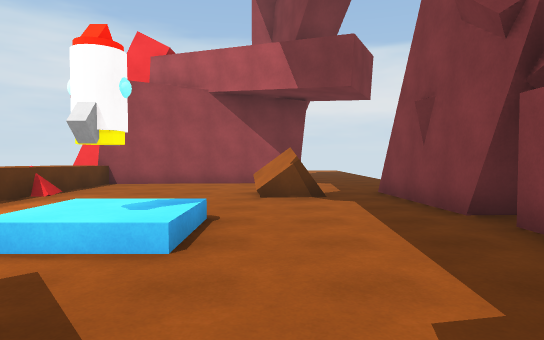
[1] (above)

19 first-person views from a walk through a 3-D level made in the Unity game engine. The camera is 1.4 m above the floor, tilts 2° down and sees 75° across. The floor is counted in squares, 2 m on a side. Each view is taken from the middle of a square. On the plan, view 1 faces up. The plan holds only what a view shows up to about 11 squares ahead; the rest is blank. The place goes on beyond the plan.

[2]
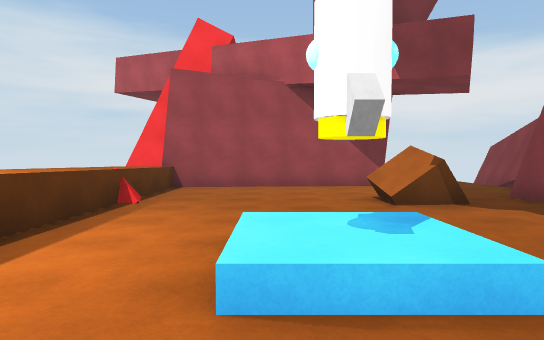

[3]
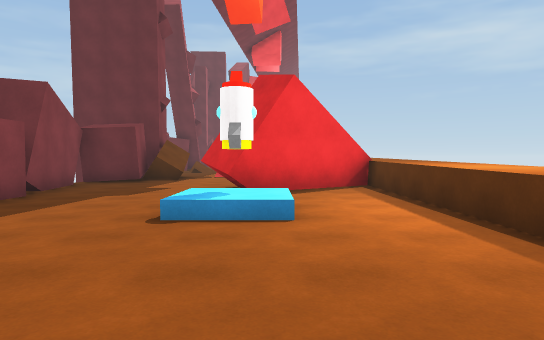

[4]
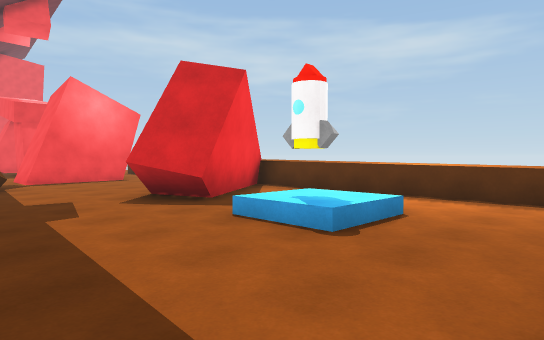

[5]
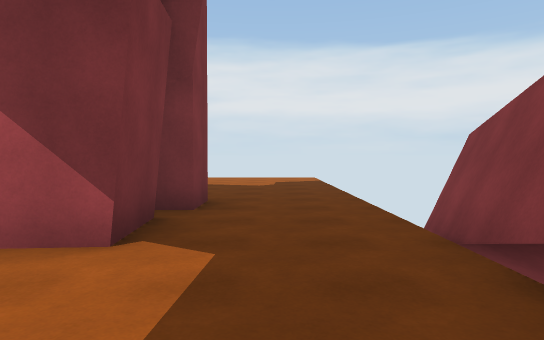

[6]
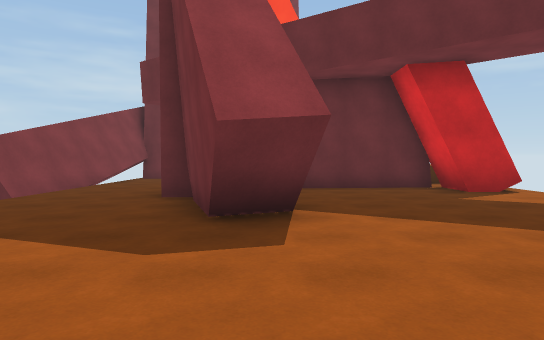

[7]
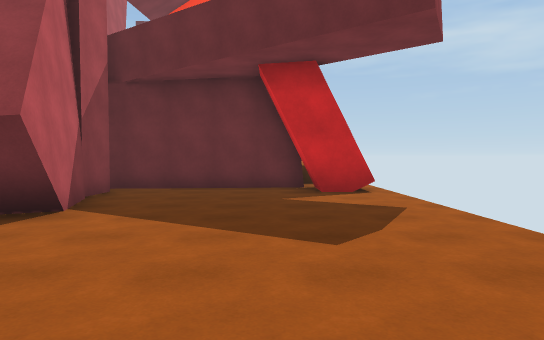

[8]
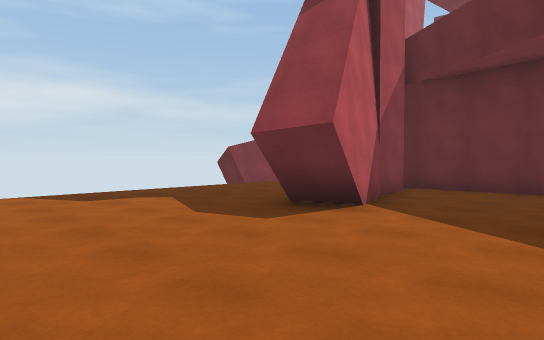

[9]
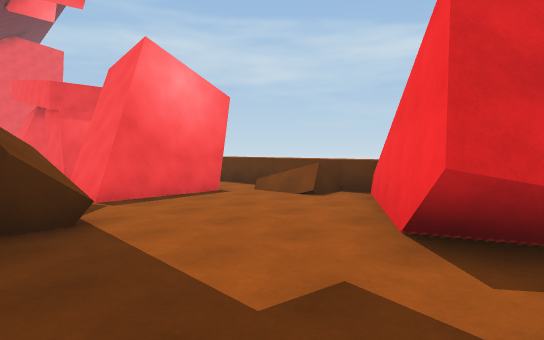

[10]
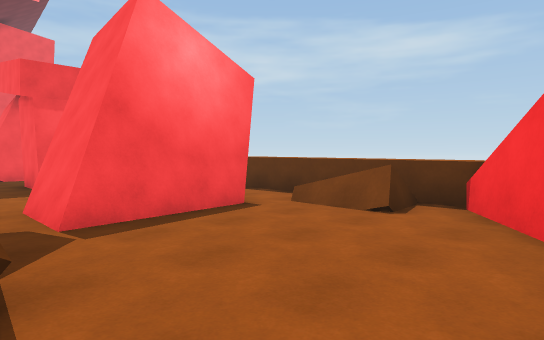

[11]
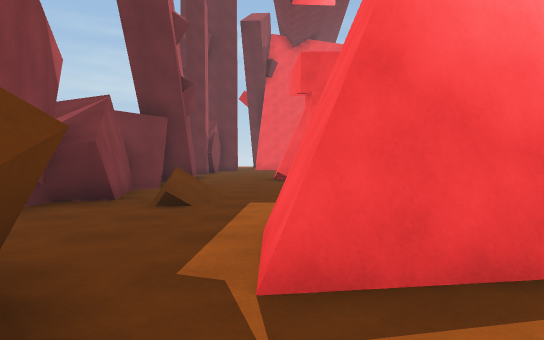

[12]
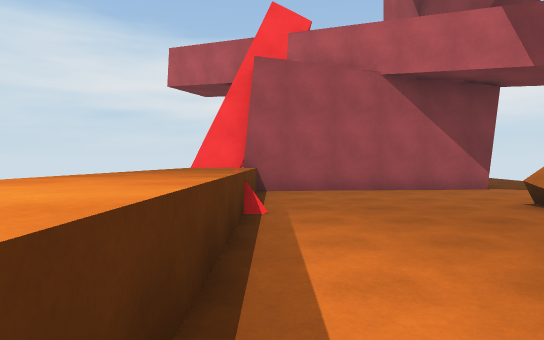

[13]
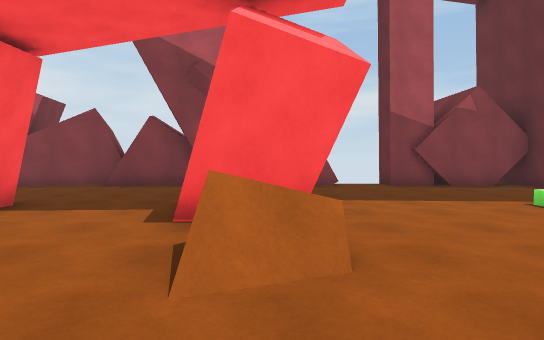

[14]
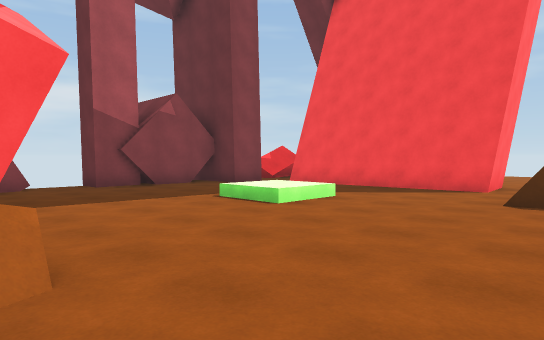

[15]
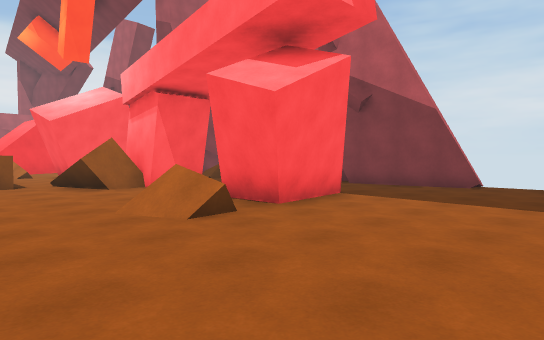

[16]
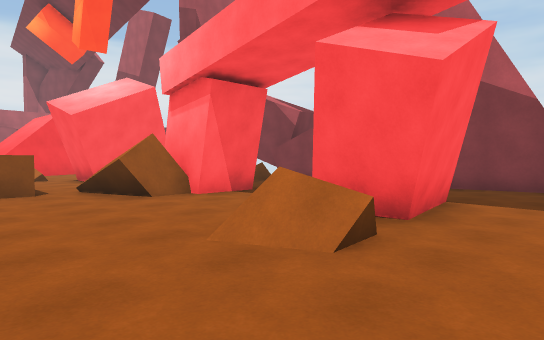

[17]
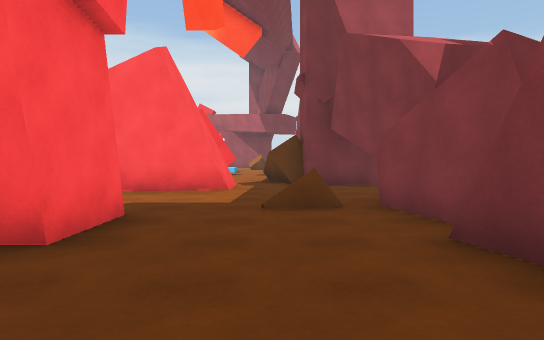

[18]
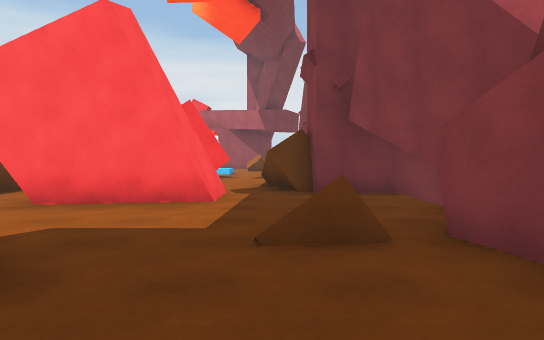

[19]
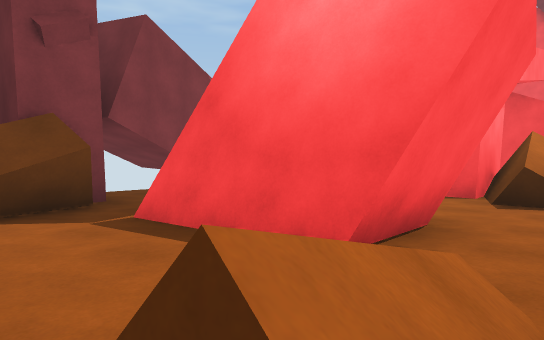

### Floor plan
Key: @ floor where view 1 was taken; # wall or solid block; . main floor; : floor 0.5 m higher than the main floor; / step, stairs or slope; = window, fence, low wall or low ledge; ^ raised ledge; R rocket; O other object.
Columns run from 6 left of view 1 to 5 right of it. Each row starts with its distance up from view 1.
 19   .....
 18  .........
 17 ..........
 16 ..........
 15 .....#....
 14 .....##...
 13 ......#...
 12 ......#...#
 11 ###.###...=
 10   #####...#
  9  ^=.......#
  8 ^^........#
  7 ^^O...OO.##
  6 ^^.....O.#
  5 ^^.......#
  4 ^^..//...
  3 ^^..R/...#
  2 ^^.......#
  1 ^^...#...#
  0 ^^.###@..#
 -1 ^^###....#
 -2  ^#.....##
 -3 ^^//...^#
 -4 ^^//...###
 -5  ^..###.O##
 -6  ^.####...
 -7  ^.##....##
 -8  ^...../ ###
 -9  ^.#.../O#
-10  .==##...#
-11  .####...##
-12  ........#
-13 .........#
-14 ....##...#
-15 ...O##...#
-16 .........##
-17 ..........
-18 .........##
-19 ....//...#
-20  ...:/...#
-21  /...   .#
-22  =....  ##
-23  #######

Where each view was taken, in squares from view 1:
view 1: 0 up, 0 right, facing up
view 2: 1 up, 2 left, facing up
view 3: 8 up, 2 left, facing down
view 4: 6 up, 2 right, facing down-left
view 5: 7 up, 2 right, facing up
view 6: 19 up, 1 left, facing down
view 7: 19 up, 4 left, facing down
view 8: 19 up, 4 left, facing down-right
view 9: 1 up, 2 right, facing down-left
view 10: 1 down, 1 right, facing down-left
view 11: 3 down, 0 right, facing down
view 12: 2 up, 4 left, facing up
view 13: 15 down, 6 left, facing right
view 14: 15 down, 6 left, facing down-right
view 15: 19 down, 6 left, facing up-right
view 16: 17 down, 6 left, facing up-right
view 17: 14 down, 1 right, facing up
view 18: 12 down, 1 right, facing up
view 19: 3 down, 4 left, facing down-right
